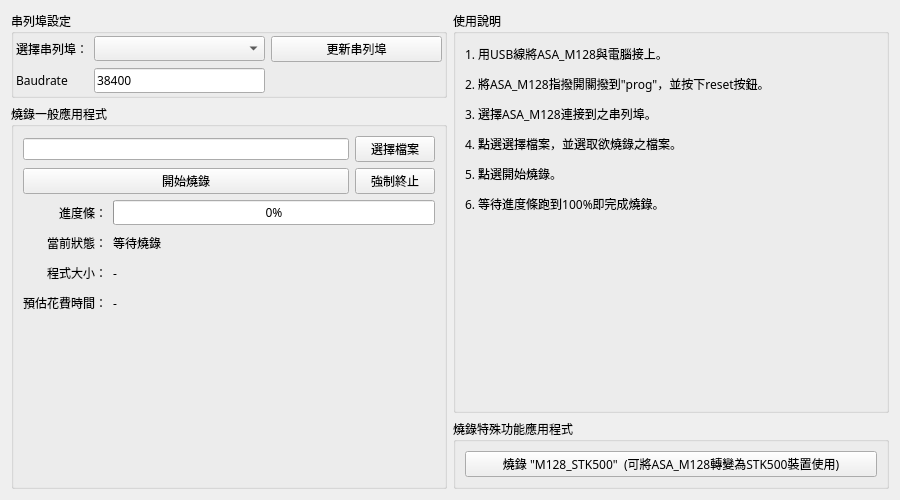
<?xml version="1.0" encoding="UTF-8"?>
<ui version="4.0">
 <class>WidgetAsaLoader</class>
 <widget class="QWidget" name="WidgetAsaLoader">
  <property name="geometry">
   <rect>
    <x>0</x>
    <y>0</y>
    <width>900</width>
    <height>500</height>
   </rect>
  </property>
  <property name="font">
   <font>
    <family>微軟正黑體</family>
   </font>
  </property>
  <layout class="QHBoxLayout" name="horizontalLayout">
   <item>
    <layout class="QVBoxLayout" name="verticalLayout_3">
     <item>
      <widget class="QGroupBox" name="groupBox_Serial">
       <property name="enabled">
        <bool>true</bool>
       </property>
       <property name="sizePolicy">
        <sizepolicy hsizetype="Preferred" vsizetype="Minimum">
         <horstretch>0</horstretch>
         <verstretch>0</verstretch>
        </sizepolicy>
       </property>
       <property name="minimumSize">
        <size>
         <width>0</width>
         <height>0</height>
        </size>
       </property>
       <property name="maximumSize">
        <size>
         <width>16777215</width>
         <height>16777215</height>
        </size>
       </property>
       <property name="title">
        <string>串列埠設定</string>
       </property>
       <property name="alignment">
        <set>Qt::AlignLeading|Qt::AlignLeft|Qt::AlignTop</set>
       </property>
       <layout class="QHBoxLayout" name="horizontalLayout_3">
        <property name="leftMargin">
         <number>2</number>
        </property>
        <property name="topMargin">
         <number>2</number>
        </property>
        <property name="rightMargin">
         <number>2</number>
        </property>
        <property name="bottomMargin">
         <number>2</number>
        </property>
        <item>
         <layout class="QGridLayout" name="gridLayout_3">
          <item row="0" column="2">
           <widget class="QPushButton" name="pushButton_updatePortList">
            <property name="text">
             <string>更新串列埠</string>
            </property>
           </widget>
          </item>
          <item row="1" column="1">
           <widget class="QLineEdit" name="lineEdit_Baudrate">
            <property name="text">
             <string>38400</string>
            </property>
           </widget>
          </item>
          <item row="0" column="0">
           <widget class="QLabel" name="label_selecSerialPort">
            <property name="maximumSize">
             <size>
              <width>16777215</width>
              <height>16777215</height>
             </size>
            </property>
            <property name="baseSize">
             <size>
              <width>0</width>
              <height>0</height>
             </size>
            </property>
            <property name="text">
             <string>選擇串列埠：</string>
            </property>
           </widget>
          </item>
          <item row="1" column="0">
           <widget class="QLabel" name="s_labelBaudrte">
            <property name="maximumSize">
             <size>
              <width>16777215</width>
              <height>16777215</height>
             </size>
            </property>
            <property name="baseSize">
             <size>
              <width>0</width>
              <height>0</height>
             </size>
            </property>
            <property name="text">
             <string>Baudrate</string>
            </property>
            <property name="alignment">
             <set>Qt::AlignLeading|Qt::AlignLeft|Qt::AlignVCenter</set>
            </property>
           </widget>
          </item>
          <item row="0" column="1">
           <widget class="QComboBox" name="comboBox_selectPort">
            <property name="sizePolicy">
             <sizepolicy hsizetype="Expanding" vsizetype="Fixed">
              <horstretch>0</horstretch>
              <verstretch>0</verstretch>
             </sizepolicy>
            </property>
           </widget>
          </item>
          <item row="1" column="2">
           <spacer name="horizontalSpacer_2">
            <property name="orientation">
             <enum>Qt::Horizontal</enum>
            </property>
            <property name="sizeHint" stdset="0">
             <size>
              <width>40</width>
              <height>20</height>
             </size>
            </property>
           </spacer>
          </item>
         </layout>
        </item>
       </layout>
      </widget>
     </item>
     <item>
      <widget class="QGroupBox" name="groupBox_basicFuns">
       <property name="title">
        <string>燒錄一般應用程式</string>
       </property>
       <layout class="QGridLayout" name="gridLayout">
        <item row="1" column="1">
         <widget class="QPushButton" name="pushButton_stopProg">
          <property name="text">
           <string>強制終止</string>
          </property>
         </widget>
        </item>
        <item row="1" column="0">
         <widget class="QPushButton" name="pushButton_startProg">
          <property name="text">
           <string>開始燒錄</string>
          </property>
         </widget>
        </item>
        <item row="0" column="1">
         <widget class="QPushButton" name="pushButton_selectFile">
          <property name="text">
           <string>選擇檔案</string>
          </property>
         </widget>
        </item>
        <item row="0" column="0">
         <widget class="QLineEdit" name="lineEdit_selectFile">
          <property name="font">
           <font>
            <family>Consolas</family>
           </font>
          </property>
         </widget>
        </item>
        <item row="2" column="0" colspan="2">
         <layout class="QGridLayout" name="gridLayout_2">
          <item row="0" column="0">
           <widget class="QLabel" name="label">
            <property name="text">
             <string>進度條：</string>
            </property>
            <property name="alignment">
             <set>Qt::AlignRight|Qt::AlignTrailing|Qt::AlignVCenter</set>
            </property>
           </widget>
          </item>
          <item row="3" column="0">
           <widget class="QLabel" name="label_etcTitle">
            <property name="minimumSize">
             <size>
              <width>0</width>
              <height>24</height>
             </size>
            </property>
            <property name="text">
             <string>預估花費時間：</string>
            </property>
           </widget>
          </item>
          <item row="1" column="0">
           <widget class="QLabel" name="label_statusTitle">
            <property name="sizePolicy">
             <sizepolicy hsizetype="Preferred" vsizetype="Preferred">
              <horstretch>0</horstretch>
              <verstretch>0</verstretch>
             </sizepolicy>
            </property>
            <property name="minimumSize">
             <size>
              <width>0</width>
              <height>24</height>
             </size>
            </property>
            <property name="text">
             <string>當前狀態：</string>
            </property>
            <property name="alignment">
             <set>Qt::AlignRight|Qt::AlignTrailing|Qt::AlignVCenter</set>
            </property>
           </widget>
          </item>
          <item row="3" column="1">
           <widget class="QLabel" name="label_etcContent">
            <property name="text">
             <string>-</string>
            </property>
           </widget>
          </item>
          <item row="2" column="0">
           <widget class="QLabel" name="label_programSizeTitle">
            <property name="minimumSize">
             <size>
              <width>0</width>
              <height>24</height>
             </size>
            </property>
            <property name="text">
             <string>程式大小：</string>
            </property>
            <property name="alignment">
             <set>Qt::AlignRight|Qt::AlignTrailing|Qt::AlignVCenter</set>
            </property>
           </widget>
          </item>
          <item row="1" column="1">
           <widget class="QLabel" name="label_statusContent">
            <property name="text">
             <string>等待燒錄</string>
            </property>
           </widget>
          </item>
          <item row="0" column="1">
           <widget class="QProgressBar" name="progressBar">
            <property name="value">
             <number>0</number>
            </property>
           </widget>
          </item>
          <item row="2" column="1">
           <widget class="QLabel" name="label_programSizeContent">
            <property name="text">
             <string>-</string>
            </property>
           </widget>
          </item>
          <item row="4" column="1">
           <spacer name="verticalSpacer">
            <property name="orientation">
             <enum>Qt::Vertical</enum>
            </property>
            <property name="sizeHint" stdset="0">
             <size>
              <width>20</width>
              <height>40</height>
             </size>
            </property>
           </spacer>
          </item>
         </layout>
        </item>
       </layout>
      </widget>
     </item>
    </layout>
   </item>
   <item>
    <layout class="QVBoxLayout" name="verticalLayout_4">
     <item>
      <widget class="QGroupBox" name="groupBox">
       <property name="title">
        <string>使用說明</string>
       </property>
       <layout class="QVBoxLayout" name="verticalLayout_2">
        <item>
         <widget class="QLabel" name="label_steps">
          <property name="sizePolicy">
           <sizepolicy hsizetype="Expanding" vsizetype="Expanding">
            <horstretch>0</horstretch>
            <verstretch>0</verstretch>
           </sizepolicy>
          </property>
          <property name="font">
           <font>
            <family>微軟正黑體</family>
           </font>
          </property>
          <property name="text">
           <string>&lt;html&gt;&lt;head/&gt;&lt;body&gt;&lt;p&gt;1. 用USB線將ASA_M128與電腦接上。&lt;/p&gt;&lt;p&gt;2. 將ASA_M128指撥開關撥到&amp;quot;prog&amp;quot;，並按下reset按鈕。&lt;/p&gt;&lt;p&gt;3. 選擇ASA_M128連接到之串列埠。&lt;/p&gt;&lt;p&gt;4. 點選選擇檔案，並選取欲燒錄之檔案。&lt;/p&gt;&lt;p&gt;5. 點選開始燒錄。&lt;/p&gt;&lt;p&gt;6. 等待進度條跑到100%即完成燒錄。&lt;/p&gt;&lt;/body&gt;&lt;/html&gt;</string>
          </property>
         </widget>
        </item>
        <item>
         <spacer name="verticalSpacer_2">
          <property name="orientation">
           <enum>Qt::Vertical</enum>
          </property>
          <property name="sizeHint" stdset="0">
           <size>
            <width>20</width>
            <height>185</height>
           </size>
          </property>
         </spacer>
        </item>
       </layout>
      </widget>
     </item>
     <item>
      <widget class="QGroupBox" name="groupBox_specialTools">
       <property name="title">
        <string>燒錄特殊功能應用程式</string>
       </property>
       <layout class="QVBoxLayout" name="verticalLayout">
        <item>
         <widget class="QPushButton" name="pushButton_progStk500">
          <property name="text">
           <string>燒錄 &quot;M128_STK500&quot;  (可將ASA_M128轉變為STK500裝置使用)</string>
          </property>
         </widget>
        </item>
       </layout>
      </widget>
     </item>
    </layout>
   </item>
  </layout>
 </widget>
 <resources/>
 <connections/>
</ui>
